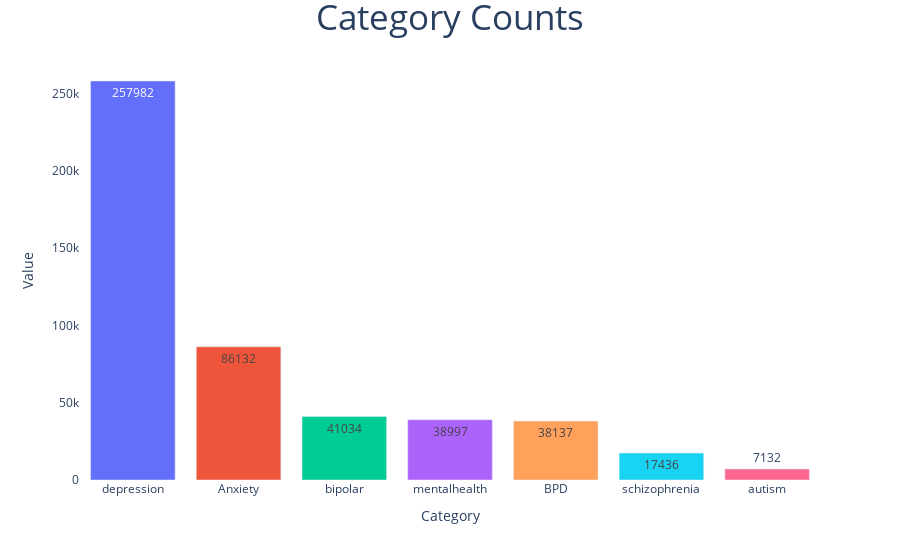

Notebook code cell kept with this figure:
### Code cell
import plotly.graph_objects as go
from plotly.offline import iplot, init_notebook_mode
import plotly.express as px
import plotly.io as pio

init_notebook_mode(True)

fig = px.bar(x=data.Subreddit.value_counts().index,y=data.Subreddit.value_counts(),color=data.Subreddit.value_counts().index,text=data.Subreddit.value_counts())
fig.update_traces(hovertemplate="Category:'%{x}' Counted: %{y}")
fig.update_layout(title={"text":"Category Counts","x":0.5,"font":{"size":35}},xaxis={"title":"Category","showgrid":False},yaxis={"title":"Value","showgrid":False},plot_bgcolor="white", showlegend=False)
iplot(fig)

### Figure 1 — Plotly figure (JSON) as saved in the notebook; plotly's stock layout.template omitted (floating-point values rounded to 4 significant figures)
{"data": [{"alignmentgroup": "True", "hovertemplate": "Category:'%{x}' Counted: %{y}", "legendgroup": "depression", "marker": {"color": "#636efa", "pattern": {"shape": ""}}, "name": "depression", "offsetgroup": "depression", "orientation": "v", "showlegend": true, "text": [257982], "textposition": "auto", "type": "bar", "x": ["depression"], "xaxis": "x", "y": [257982], "yaxis": "y"}, {"alignmentgroup": "True", "hovertemplate": "Category:'%{x}' Counted: %{y}", "legendgroup": "Anxiety", "marker": {"color": "#EF553B", "pattern": {"shape": ""}}, "name": "Anxiety", "offsetgroup": "Anxiety", "orientation": "v", "showlegend": true, "text": [86132], "textposition": "auto", "type": "bar", "x": ["Anxiety"], "xaxis": "x", "y": [86132], "yaxis": "y"}, {"alignmentgroup": "True", "hovertemplate": "Category:'%{x}' Counted: %{y}", "legendgroup": "bipolar", "marker": {"color": "#00cc96", "pattern": {"shape": ""}}, "name": "bipolar", "offsetgroup": "bipolar", "orientation": "v", "showlegend": true, "text": [41034], "textposition": "auto", "type": "bar", "x": ["bipolar"], "xaxis": "x", "y": [41034], "yaxis": "y"}, {"alignmentgroup": "True", "hovertemplate": "Category:'%{x}' Counted: %{y}", "legendgroup": "mentalhealth", "marker": {"color": "#ab63fa", "pattern": {"shape": ""}}, "name": "mentalhealth", "offsetgroup": "mentalhealth", "orientation": "v", "showlegend": true, "text": [38997], "textposition": "auto", "type": "bar", "x": ["mentalhealth"], "xaxis": "x", "y": [38997], "yaxis": "y"}, {"alignmentgroup": "True", "hovertemplate": "Category:'%{x}' Counted: %{y}", "legendgroup": "BPD", "marker": {"color": "#FFA15A", "pattern": {"shape": ""}}, "name": "BPD", "offsetgroup": "BPD", "orientation": "v", "showlegend": true, "text": [38137], "textposition": "auto", "type": "bar", "x": ["BPD"], "xaxis": "x", "y": [38137], "yaxis": "y"}, {"alignmentgroup": "True", "hovertemplate": "Category:'%{x}' Counted: %{y}", "legendgroup": "schizophrenia", "marker": {"color": "#19d3f3", "pattern": {"shape": ""}}, "name": "schizophrenia", "offsetgroup": "schizophrenia", "orientation": "v", "showlegend": true, "text": [17436], "textposition": "auto", "type": "bar", "x": ["schizophrenia"], "xaxis": "x", "y": [17436], "yaxis": "y"}, {"alignmentgroup": "True", "hovertemplate": "Category:'%{x}' Counted: %{y}", "legendgroup": "autism", "marker": {"color": "#FF6692", "pattern": {"shape": ""}}, "name": "autism", "offsetgroup": "autism", "orientation": "v", "showlegend": true, "text": [7132], "textposition": "auto", "type": "bar", "x": ["autism"], "xaxis": "x", "y": [7132], "yaxis": "y"}], "layout": {"barmode": "relative", "legend": {"title": {"text": "color"}, "tracegroupgap": 0}, "margin": {"t": 60}, "plot_bgcolor": "white", "showlegend": false, "title": {"font": {"size": 35}, "text": "Category Counts", "x": 0.5}, "xaxis": {"anchor": "y", "domain": [0, 1], "showgrid": false, "title": {"text": "Category"}}, "yaxis": {"anchor": "x", "domain": [0, 1], "showgrid": false, "title": {"text": "Value"}}}}
